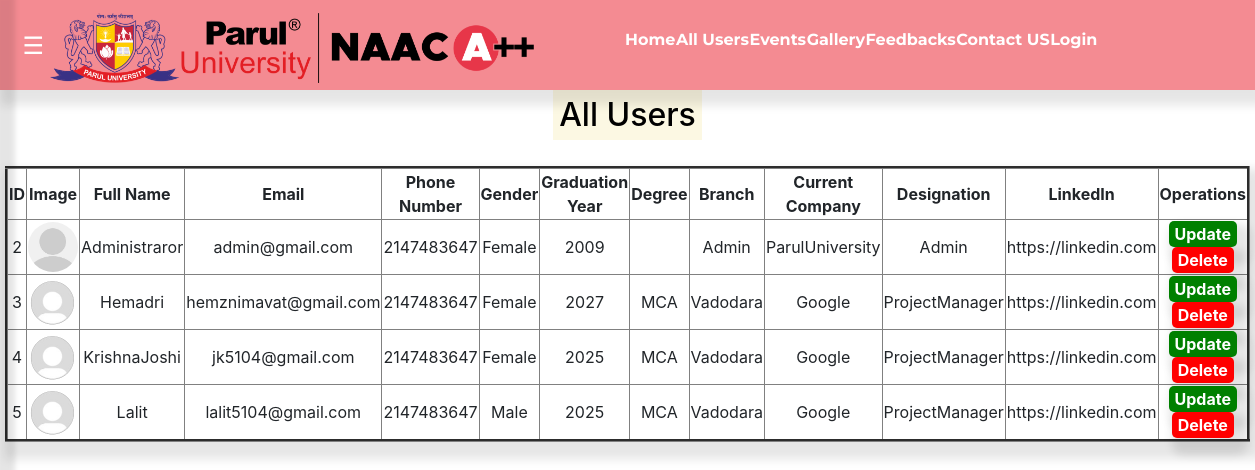
Screenshot of /admin/allUsers.php with the database file from the repository.
### tables this page shows
CREATE TABLE `registration` (
  `id` int(12) NOT NULL,
  `fname` varchar(50) NOT NULL,
  `email` varchar(50) NOT NULL,
  `phoneNumber` varchar(20) NOT NULL,
  `gender` varchar(10) NOT NULL,
  `graduationYear` int(11) NOT NULL,
  `degree` varchar(20) NOT NULL,
  `branch` varchar(20) NOT NULL,
  `currentCompany` varchar(20) NOT NULL,
  `designation` varchar(20) NOT NULL,
  `linkedIn` varchar(500) NOT NULL,
  `password` varchar(20) NOT NULL,
  `img` varchar(100) NOT NULL
);

### admin/allUsers.php (the view, shortened to what this page needs)
<?php
include 'AdminHeader.php';
?>
<html>
<head>
</head>
<body>
  <?php
$query = "select * from registration " ;
$data = mysqli_query($conn,$query);
$total = mysqli_num_rows($data);
if($total!=0)
{?>
<br><br><br><br>
<h2 align="center"><mark>All Users</mark></h2><br>
<center><table border = "3" cellspacing =  "7" width = "90%" >
<tr>
<th width="3%">ID</th>
<th width="5%">Image</th>
<th width="8%">Full Name</th>
<th width="8%">Email</th>
<th width="8%">Phone Number</th>
<th width="6%">Gender</th>
<th width="5%">Graduation Year</th>
<th width="5%">Degree</th>
<th width="5%">Branch</th>
<th width="5%">Current Company</th>
<th width="10%">Designation</th>
<th width="8%">LinkedIn</th>
<th width="10%">Operations</th>
</tr>
<?php
while($result = mysqli_fetch_assoc($data))
{
    $img = !empty($result['img']) ? htmlspecialchars($result['img']) : 'images/default.png';
    echo "<tr>
    <td>".$result['id']."</td>
	<td><img src=\"../$img\" width=\"50\" height=\"50\" style=\"object-fit:cover;border-radius:50%;\" onerror=\"this.src='../images/default.png'\"></td>
    <td>".htmlspecialchars($result['fname'])."</td>
    <td>".htmlspecialchars($result['email'])."</td>
    <td>".$result['phoneNumber']."</td>
    <td>".htmlspecialchars($result['gender'])."</td>
    <td>".$result['graduationYear']."</td>
    <td>".htmlspecialchars($result['degree'])."</td>
    <td>".htmlspecialchars($result['branch'])."</td>
    <td>".htmlspecialchars($result['currentCompany'])."</td>
    <td>".htmlspecialchars($result['designation'])."</td>
    <td>".htmlspecialchars($result['linkedIn'])."</td>
	 <td>
        <a href='updateUser.php?id=" . $result['id'] . "'><input type='submit' value='Update' class='update'></a>
        <a href='deleteUser.php?id=" . $result['id'] . "'><input type='submit' value='Delete' class='delete' onclick=\"return confirm('Are you sure you want to delete this user?')\"></a>
        </td>
	</tr>";
}
}
else
{
  echo "<script>alert('No record found...')</script>" ;
 }
?>
</body>
</html>

### admin/AdminHeader.php (shortened to what this page needs)
<!DOCTYPE html>
<html lang="en">
<head>
  <link rel="stylesheet" href="https://maxcdn.bootstrapcdn.com/bootstrap/4.1.3/css/bootstrap.min.css">
   <link href="https://maxcdn.bootstrapcdn.com/font-awesome/4.7.0/css/font-awesome.min.css" rel="stylesheet" >
  <link rel='stylesheet' href='../css/dashboard.css'>
</head>
<body>
  <nav>
<div id="main">
      <span style="font-size:24px;cursor:pointer" onclick="openNav()"> &#9776 <strong><img src='../images/pulogo.png'> </strong> </span></div>
 <ul class="links">
     <ul class="links">
      <li><a href="adminHome.php">Home</a></li>
	  <li><a href="allUsers.php">All Users</a></li>
      <li><a href="events.php">Events</a></li>
    <li><a href="../gallery.php">Gallery</a></li>
      <li><a href="feedback.php">Feedbacks</a></li>
         <li><a href="contactUs.php">Contact US</a></li>
	  <li><a href="../login.php">Login</a></li>
        </ul>
  </nav>
</body>
</html>

### css/dashboard.css (style rules this page uses)
body { padding: 0; margin: 0; }
#main { transition: 0.5s; margin-left :10px; color:white; font-family: "Montserrat", "sans-serif"; font-style: bold; padding: 0px; }
nav { position: fixed; z-index: 10; left: 0; right: 0; top: 0; font-family: "Montserrat", "sans-serif"; box-shadow:5px 10px 10px 5px rgba(0,0,0,.1); height: 90px; background-color: #f48b92; padding: 1%; }
nav .links { float: right; padding-left: 0; margin: 0; width: 62%; height: 70%; display: flex; justify-content: space-around; align-items: center; }
nav .links li { list-style: none; align-items: center; }
nav .links a { display: block; padding: 0px 0px 130px 0px; font-size: 16px; font-weight: bold; color: white; text-decoration: none; position: relative; }

### admin/allUsers.php (style rules this page uses)
body { background : white; }
table { margin-top:0px; background : white; box-shadow:7px 10px 10px 7px rgba(0,0,0,.1); justify-content: center; align-items: center; text-align: center; }
.update, .delete { background-color : green; color:white; border:0; outline:none; border-radius:5px; font-weight:bold; justify-content: center; align-items: center; cursor:pointer; box-shadow:7px 10px 10px 7px rgba(0,0,0,.1); }
.delete { background-color : red; }

### rows the page displays
registration: id "2", img (placeholder picture), fname "Administraror", email "admin@gmail.com", phoneNumber "2147483647", gender "Female", graduationYear "2009", branch "Admin", currentCompany "ParulUniversity", designation "Admin", linkedIn "https://linkedin.com"
registration: id "3", img (placeholder picture), fname "Hemadri", email "hemznimavat@gmail.com", phoneNumber "2147483647", gender "Female", graduationYear "2027", degree "MCA", branch "Vadodara", currentCompany "Google", designation "ProjectManager", linkedIn "https://linkedin.com"
registration: id "4", img (placeholder picture), fname "KrishnaJoshi", email "jk5104@gmail.com", phoneNumber "2147483647", gender "Female", graduationYear "2025", degree "MCA", branch "Vadodara", currentCompany "Google", designation "ProjectManager", linkedIn "https://linkedin.com"
registration: id "5", img (placeholder picture), fname "Lalit", email "lalit5104@gmail.com", phoneNumber "2147483647", gender "Male", graduationYear "2025", degree "MCA", branch "Vadodara", currentCompany "Google", designation "ProjectManager", linkedIn "https://linkedin.com"
